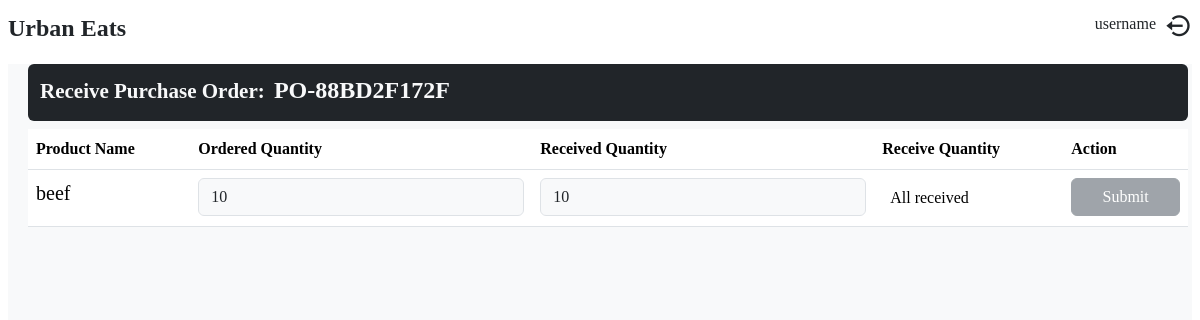
The app's page /inventory/purchase_order/receive/2/, older data.
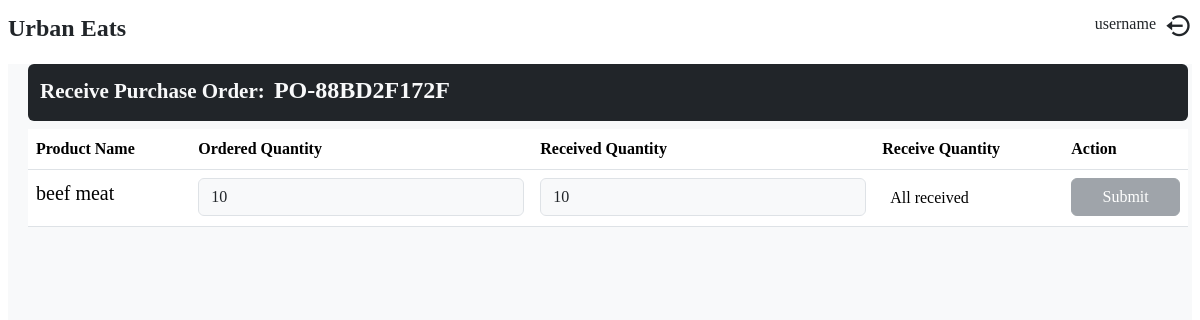
The same page, newer data.
### inventory/models.py (models this page shows, shortened)
class PurchaseOrderItem(models.Model):
    purchase_order = models.ForeignKey(PurchaseOrder, on_delete=models.CASCADE, related_name='items')
    product = models.ForeignKey(Product, on_delete=models.SET_NULL, null=True)
    quantity = models.IntegerField()
    unit_cost = models.DecimalField(max_digits=10, decimal_places=2)
    received_quantity = models.IntegerField(default=0)
    received = models.BooleanField(default=False, null=True)

class Product(models.Model):
    tax_choices = [
        ('exempted', 'Exempted'),
        ('standard', 'Standard'),
        ('zero rated', 'Zero Rated')
    ]
    name = models.CharField(max_length=255)
    quantity = models.IntegerField()
    cost = models.DecimalField(max_digits=10, decimal_places=2)
    price = models.DecimalField(max_digits=10, decimal_places=2, default=1)
    unit = models.ForeignKey(UnitOfMeasurement, on_delete=models.CASCADE, null=True)
    category = models.ForeignKey(Category, on_delete=models.CASCADE)
    tax_type = models.CharField(max_length=50, choices=tax_choices)
    min_stock_level = models.IntegerField(default=0, null=True)
    portion_multiplier = models.FloatField(default=1, null=True, blank=True)
    raw_material = models.BooleanField(default=False)
    finished_product = models.BooleanField(default=False)
    description = models.TextField()
    deactivate = models.BooleanField(default=False)

### inventory/views.py (the view)
# urls.py: path('purchase_order/receive/<int:order_id>/', receive_order, name='receive_order'),
def receive_order(request, order_id):
    try:
        purchase_order = PurchaseOrder.objects.get(id=order_id)
    except PurchaseOrder.DoesNotExist:
        messages.warning(request, f'Purchase order with ID: {order_id} doesn\'t exists')
        return redirect('inventory:purchase_orders')
    try:
        purchase_order_items = PurchaseOrderItem.objects.filter(purchase_order=purchase_order)
    except PurchaseOrderItem.DoesNotExist:
        messages.warning(request, f'Purchase order with ID: {order_id} does not exists')
        return redirect('inventory:purchase_orders')
    return render(request, 'inventory/receive_order.html',
        {
            'orders':purchase_order_items,
            'purchase_order':purchase_order
        }
    )

### templates/inventory/receive_order.html (shortened to what this page needs)
{% extends "base.html" %}
{% load static%}
{% load crispy_forms_tags %}
{% block content %}
<div class="inventory-navbar">
    <nav class="d-flex justify-content-between align-items-center bg-dark text-light rounded mb-2 p-2">
        <div class="d-flex">
            <div>
                <h4 class='mt-1 fw-bold'><small class='px-1 fw-bold fx-6'>Receive Purchase Order: </small>{{ purchase_order.order_number}}</h4>
            </div>
        </div>
    </nav>
</div>
<div>
     <table class='table table-hover table-responsive' id='order_items_table' style='width:100%;'>
        <thead>
            <tr>
                <th>Product Name</th>
                <th>Ordered Quantity</th>
                <th>Received Quantity</th>
                <th>Receive Quantity</th>
                <th>Action</th>
            </tr>
        </thead>
        <tbody>
            {% for item in orders %}
            <tr>
                <td class='fs-5'>{{ item.product.name }}</td>
                <td>
                    <input  value='{{ item.quantity }}' type="number" class='form-control bg-light' readonly>
                </td>
                <td>
                    <input value='{{ item.received_quantity }}' type="number" class='form-control bg-light' readonly>
                </td>
                <td>
                    {% if item.received %}
                        <div class="p-2  rounded fs-6">All received</div>
                    {% else %}
                        <input type="number" id="quantity_{{ item.id }}" placeholder="Enter quantity received" min="1" class='form-control'>
                    {% endif %}
                </td>
                <td>
                    {% if item.received %}
                        <button class="submit-btn btn btn-secondary w-100" disabled onclick="submitQuantity('{{ item.id }}')">Submit</button>
                    {% else %}
                        <button class="submit-btn btn btn-secondary w-100" onclick="submitQuantity('{{ item.id }}')">Submit</button>
                    {% endif %}
                </td>
            </tr>
            {% endfor %}
        </tbody>
    </table>
 </div>
{% endblock content %}

Row changes from the older to the newer data that the page shows:
changed through a linked row, PurchaseOrderItem: product.name "beef" → "beef meat"
